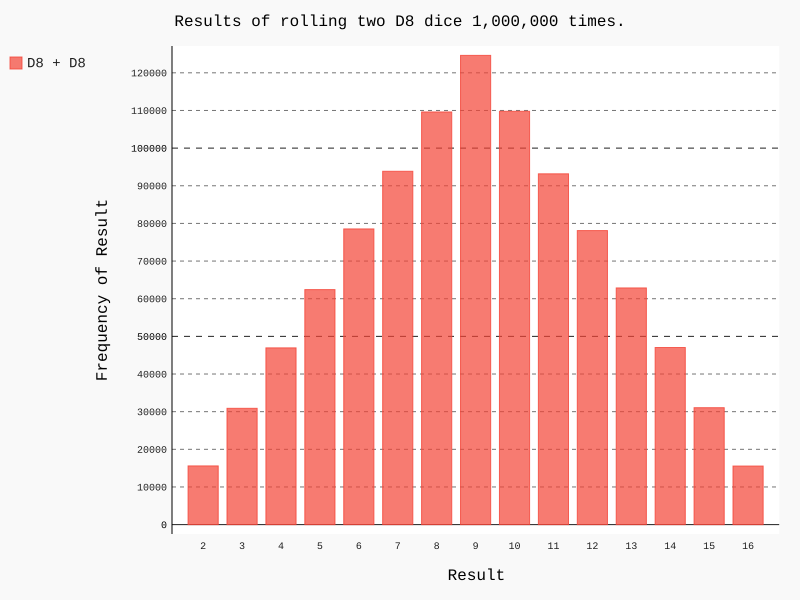

Generate this figure with Python:
import pygal

from die import Die

# Criando dois dados D8.
die_1 = Die(8)
die_2 = Die(8)

# Make some rolls, and store results in a list.
results = []
for roll_num in range(1000000):
    result = die_1.roll() + die_2.roll()
    results.append(result)

# Analyze the results.
frequencies = []
max_result = die_1.num_sides + die_2.num_sides
for value in range(2, max_result + 1):
    frequency = results.count(value)
    frequencies.append(frequency)

# Visualize the results.
hist = pygal.Bar()

hist.title = "Results of rolling two D8 dice 1,000,000 times."
hist.x_labels = [str(x) for x in range(2, max_result + 1)]
hist.x_title = "Result"
hist.y_title = "Frequency of Result"

hist.add('D8 + D8', frequencies)
hist.render_to_file('two_d8.svg')
